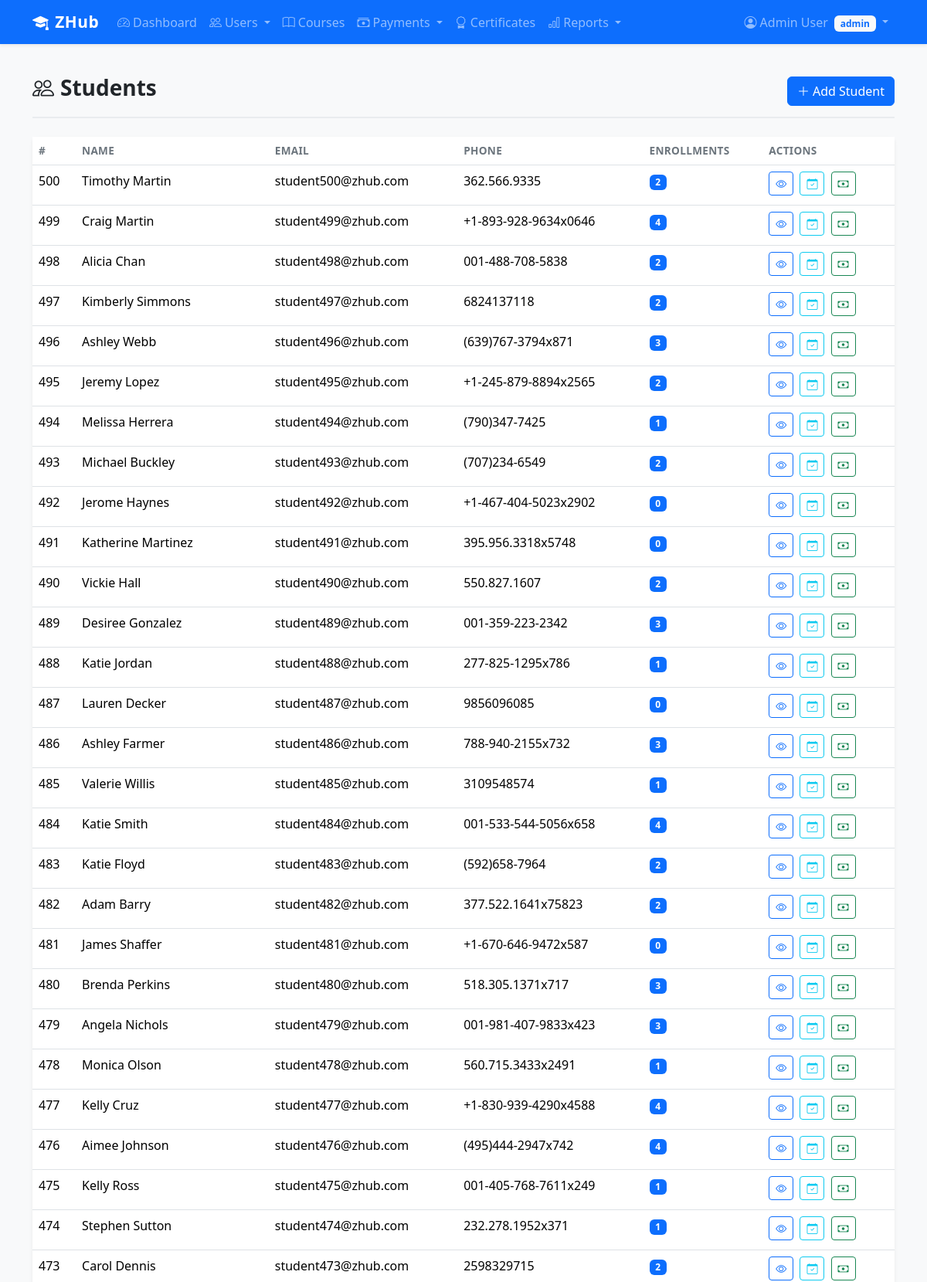
Page /students/ (signed in, upper part) on the committed database.
### website/models.py (models this page shows, shortened)
class User(UserMixin, db.Model):
    __tablename__ = 'users'
    id = db.Column(db.Integer, primary_key=True)
    email = db.Column(db.String(150), unique=True, nullable=False, index=True)
    password_hash = db.Column(db.String(256), nullable=False)
    role = db.Column(db.String(20), nullable=False, default='student')  # admin / instructor / student
    first_name = db.Column(db.String(100), nullable=False)
    last_name = db.Column(db.String(100), nullable=False)
    phone = db.Column(db.String(20))
    is_active = db.Column(db.Boolean, default=True)
    created_at = db.Column(db.DateTime, default=lambda: datetime.now(timezone.utc))
    student = db.relationship('Student', backref='user', uselist=False, cascade='all, delete-orphan')
    instructor = db.relationship('Instructor', backref='user', uselist=False, cascade='all, delete-orphan')
    @property
    def full_name(self):
        return f'{self.first_name} {self.last_name}'

class Student(db.Model):
    __tablename__ = 'students'
    id = db.Column(db.Integer, primary_key=True)
    user_id = db.Column(db.Integer, db.ForeignKey('users.id'), unique=True, nullable=False)
    qr_token = db.Column(db.String(64), unique=True, default=lambda: uuid.uuid4().hex)
    qr_image_path = db.Column(db.String(256))
    date_of_birth = db.Column(db.Date)
    guardian_phone = db.Column(db.String(20))
    notes = db.Column(db.Text)
    photo_path              = db.Column(db.String(256), nullable=True)
    gender                  = db.Column(db.String(20), nullable=True)    # 'male', 'female', 'prefer_not_to_say'
    nationality             = db.Column(db.String(100), nullable=True)
    address_line            = db.Column(db.Text, nullable=True)
    city                    = db.Column(db.String(100), nullable=True)
    country                 = db.Column(db.String(100), nullable=True)
    emergency_contact_name  = db.Column(db.String(150), nullable=True)
    emergency_contact_phone = db.Column(db.String(30), nullable=True)
    school_name             = db.Column(db.String(200), nullable=True)
    grade                   = db.Column(db.String(50), nullable=True)
    enrollments = db.relationship('Enrollment', backref='student', lazy='dynamic', cascade='all, delete-orphan')
    payments = db.relationship('Payment', backref='student', lazy='dynamic', cascade='all, delete-orphan')
    certificates = db.relationship('Certificate', backref='student', lazy='dynamic', cascade='all, delete-orphan')
    course_ratings = db.relationship('CourseRating', backref='student', lazy='dynamic', cascade='all, delete-orphan')
    instructor_ratings = db.relationship('InstructorRating', backref='student', lazy='dynamic', cascade='all, delete-orphan')
    projects         = db.relationship('StudentProject', backref='student', lazy='dynamic', cascade='all, delete-orphan')
    instructor_notes = db.relationship('InstructorNote', backref='student', lazy='dynamic', cascade='all, delete-orphan')
    trainer_evals    = db.relationship('TrainerEvaluation', backref='student', lazy='dynamic', cascade='all, delete-orphan')
    submissions      = db.relationship('AssignmentSubmission', backref='student', lazy='dynamic', cascade='all, delete-orphan')

### website/students/routes.py (the view)
@students_bp.route('/')
@role_required('admin')
def list_students():
    students = Student.query.join(Student.user).order_by(Student.id.desc()).all()
    return render_template('students/list.html', students=students)

### website/utils.py (called while the page is built)
def role_required(*roles):
    def decorator(f):
        @wraps(f)
        @login_required
        def decorated_function(*args, **kwargs):
            if current_user.role not in roles:
                abort(403)
            return f(*args, **kwargs)
        return decorated_function
    return decorator

### website/templates/students/list.html (shortened to what this page needs)
{% extends "base.html" %}
{% block content %}
<div class="page-header d-flex justify-content-between align-items-center">
    <h1><i class="bi bi-people me-2"></i>Students</h1>
    <a href="{{ url_for('admin.create_user') }}" class="btn btn-primary"><i class="bi bi-plus-lg me-1"></i>Add Student</a>
</div>
{% if students %}
<div class="card">
    <div class="table-responsive">
        <table class="table table-hover mb-0">
            <thead>
                <tr>
                    <th>#</th>
                    <th>Name</th>
                    <th>Email</th>
                    <th>Phone</th>
                    <th>Enrollments</th>
                    <th>Actions</th>
                </tr>
            </thead>
            <tbody>
            {% for student in students %}
                <tr>
                    <td>{{ student.id }}</td>
                    <td>{{ student.user.full_name }}</td>
                    <td>{{ student.user.email }}</td>
                    <td>{{ student.user.phone or '—' }}</td>
                    <td><span class="badge bg-primary">{{ student.enrollments.count() }}</span></td>
                    <td class="action-btns">
                        <a href="{{ url_for('students.detail', student_id=student.id) }}" class="btn btn-sm btn-outline-primary"><i class="bi bi-eye"></i></a>
                        <a href="{{ url_for('attendance.student_summary', student_id=student.id) }}" class="btn btn-sm btn-outline-info"><i class="bi bi-calendar-check"></i></a>
                        <a href="{{ url_for('payments.student_payments', student_id=student.id) }}" class="btn btn-sm btn-outline-success"><i class="bi bi-cash"></i></a>
                    </td>
                </tr>
            {% endfor %}
            </tbody>
        </table>
    </div>
</div>
{% else %}
<div class="empty-state">
    <i class="bi bi-people"></i>
    <p>No students found. Create one from the Users menu.</p>
</div>
{% endif %}
{% endblock %}

### website/templates/base.html (shortened to what this page needs)
<!DOCTYPE html>
<html lang="en">
<head>
    <link href="https://cdn.jsdelivr.net/npm/bootstrap@5.3.3/dist/css/bootstrap.min.css" rel="stylesheet">
    <link href="https://cdn.jsdelivr.net/npm/bootstrap-icons@1.11.3/font/bootstrap-icons.min.css" rel="stylesheet">
    <link href="{{ url_for('static', filename='css/style.css') }}" rel="stylesheet">
</head>
<body>
    <nav class="navbar navbar-expand-lg navbar-dark bg-primary shadow-sm">
        <div class="container">
            <a class="navbar-brand fw-bold" href="{{ url_for('auth.home') }}">
                <i class="bi bi-mortarboard-fill me-2"></i>ZHub
            </a>
            <div class="collapse navbar-collapse" id="mainNav">
                {% if current_user.is_authenticated %}
                <ul class="navbar-nav me-auto">
                    {% if current_user.role == 'admin' %}
                    <li class="nav-item">
                        <a class="nav-link" href="{{ url_for('admin.dashboard') }}">
                            <i class="bi bi-speedometer2 me-1"></i>Dashboard
                        </a>
                    </li>
                    <li class="nav-item dropdown">
                        <a class="nav-link dropdown-toggle" href="#" data-bs-toggle="dropdown">
                            <i class="bi bi-people me-1"></i>Users
                        </a>
                    </li>
                    <li class="nav-item">
                        <a class="nav-link" href="{{ url_for('courses.list_courses') }}">
                            <i class="bi bi-book me-1"></i>Courses
                        </a>
                    </li>
                    <li class="nav-item dropdown">
                        <a class="nav-link dropdown-toggle" href="#" data-bs-toggle="dropdown">
                            <i class="bi bi-cash-stack me-1"></i>Payments
                        </a>
                    </li>
                    <li class="nav-item">
                        <a class="nav-link" href="{{ url_for('certificates.list_certificates') }}">
                            <i class="bi bi-award me-1"></i>Certificates
                        </a>
                    </li>
                    <li class="nav-item dropdown">
                        <a class="nav-link dropdown-toggle" href="#" data-bs-toggle="dropdown">
                            <i class="bi bi-bar-chart me-1"></i>Reports
                        </a>
                    </li>
                    {% endif %}
                </ul>
                <ul class="navbar-nav">
                    <li class="nav-item dropdown">
                        <a class="nav-link dropdown-toggle" href="#" data-bs-toggle="dropdown">
                            <i class="bi bi-person-circle me-1"></i>{{ current_user.full_name }}
                            <span class="badge bg-light text-primary ms-1">{{ current_user.role }}</span>
                        </a>
                    </li>
                </ul>
                {% endif %}
            </div>
        </div>
    </nav>
    <main class="container py-4">
        {% block content %}{% endblock %}
    </main>
</body>
</html>

### website/static/css/style.css (style rules this page uses)
body { min-height: 100vh; display: flex; flex-direction: column; background-color: #f8f9fa; }
main { flex: 1; }
.navbar-brand { font-size: 1.3rem; letter-spacing: 0.5px; }
.card { border: none; box-shadow: 0 0.125rem 0.25rem rgba(0, 0, 0, 0.075); transition: box-shadow 0.2s ease; }
.table th { font-weight: 600; font-size: 0.85rem; text-transform: uppercase; letter-spacing: 0.3px; color: #6c757d; }
.page-header { margin-bottom: 1.5rem; padding-bottom: 0.75rem; border-bottom: 2px solid #e9ecef; }
.page-header h1 { font-size: 1.75rem; font-weight: 700; color: #212529; }
.action-btns .btn { margin-right: 0.25rem; margin-bottom: 0.25rem; }

### rows in the picture
User: full_name "Admin User", role "admin"
Student: id "500", user.full_name "Timothy Martin", user.email "student500@zhub.com", user "362.566.9335", enrollments.count "2"
Student: id "499", user.full_name "Craig Martin", user.email "student499@zhub.com", user "+1-893-928-9634x0646", enrollments.count "4"
Student: id "498", user.full_name "Alicia Chan", user.email "student498@zhub.com", user "001-488-708-5838", enrollments.count "2"
Student: id "497", user.full_name "Kimberly Simmons", user.email "student497@zhub.com", user "6824137118", enrollments.count "2"
Student: id "496", user.full_name "Ashley Webb", user.email "student496@zhub.com", user "(639)767-3794x871", enrollments.count "3"
Student: id "495", user.full_name "Jeremy Lopez", user.email "student495@zhub.com", user "+1-245-879-8894x2565", enrollments.count "2"
Student: id "494", user.full_name "Melissa Herrera", user.email "student494@zhub.com", user "(790)347-7425", enrollments.count "1"
Student: id "493", user.full_name "Michael Buckley", user.email "student493@zhub.com", user "(707)234-6549", enrollments.count "2"
Student: id "492", user.full_name "Jerome Haynes", user.email "student492@zhub.com", user "+1-467-404-5023x2902", enrollments.count "0"
Student: id "491", user.full_name "Katherine Martinez", user.email "student491@zhub.com", user "395.956.3318x5748", enrollments.count "0"
Student: id "490", user.full_name "Vickie Hall", user.email "student490@zhub.com", user "550.827.1607", enrollments.count "2"
Student: id "489", user.full_name "Desiree Gonzalez", user.email "student489@zhub.com", user "001-359-223-2342", enrollments.count "3"
Student: id "488", user.full_name "Katie Jordan", user.email "student488@zhub.com", user "277-825-1295x786", enrollments.count "1"
Student: id "487", user.full_name "Lauren Decker", user.email "student487@zhub.com", user "9856096085", enrollments.count "0"
Student: id "486", user.full_name "Ashley Farmer", user.email "student486@zhub.com", user "788-940-2155x732", enrollments.count "3"
Student: id "485", user.full_name "Valerie Willis", user.email "student485@zhub.com", user "3109548574", enrollments.count "1"
Student: id "484", user.full_name "Katie Smith", user.email "student484@zhub.com", user "001-533-544-5056x658", enrollments.count "4"
Student: id "483", user.full_name "Katie Floyd", user.email "student483@zhub.com", user "(592)658-7964", enrollments.count "2"
Student: id "482", user.full_name "Adam Barry", user.email "student482@zhub.com", user "377.522.1641x75823", enrollments.count "2"
Student: id "481", user.full_name "James Shaffer", user.email "student481@zhub.com", user "+1-670-646-9472x587", enrollments.count "0"
Student: id "480", user.full_name "Brenda Perkins", user.email "student480@zhub.com", user "518.305.1371x717", enrollments.count "3"
Student: id "479", user.full_name "Angela Nichols", user.email "student479@zhub.com", user "001-981-407-9833x423", enrollments.count "3"
Student: id "478", user.full_name "Monica Olson", user.email "student478@zhub.com", user "560.715.3433x2491", enrollments.count "1"
Student: id "477", user.full_name "Kelly Cruz", user.email "student477@zhub.com", user "+1-830-939-4290x4588", enrollments.count "4"
Student: id "476", user.full_name "Aimee Johnson", user.email "student476@zhub.com", user "(495)444-2947x742", enrollments.count "4"
Student: id "475", user.full_name "Kelly Ross", user.email "student475@zhub.com", user "001-405-768-7611x249", enrollments.count "1"
Student: id "474", user.full_name "Stephen Sutton", user.email "student474@zhub.com", user "232.278.1952x371", enrollments.count "1"
Student: id "473", user.full_name "Carol Dennis", user.email "student473@zhub.com", user "2598329715", enrollments.count "2"
